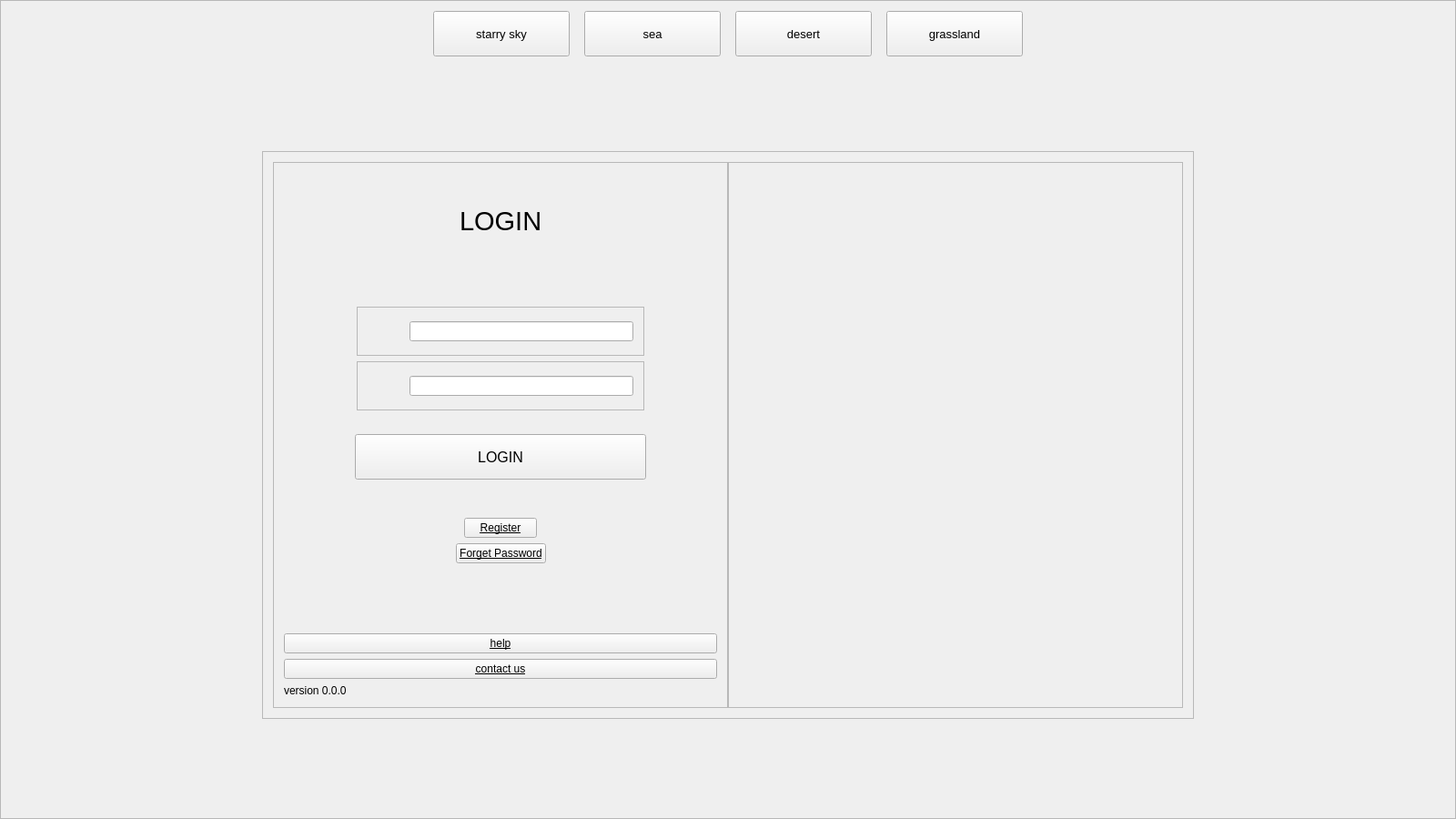
<?xml version="1.0" encoding="UTF-8"?>
<ui version="4.0">
 <class>Widget</class>
 <widget class="QWidget" name="Widget">
  <property name="geometry">
   <rect>
    <x>0</x>
    <y>0</y>
    <width>1600</width>
    <height>900</height>
   </rect>
  </property>
  <property name="minimumSize">
   <size>
    <width>800</width>
    <height>450</height>
   </size>
  </property>
  <property name="windowTitle">
   <string>Widget</string>
  </property>
  <property name="styleSheet">
   <string notr="true"/>
  </property>
  <layout class="QGridLayout" name="gridLayout_6">
   <property name="leftMargin">
    <number>0</number>
   </property>
   <property name="topMargin">
    <number>0</number>
   </property>
   <property name="rightMargin">
    <number>0</number>
   </property>
   <property name="bottomMargin">
    <number>0</number>
   </property>
   <property name="spacing">
    <number>0</number>
   </property>
   <item row="0" column="0">
    <widget class="QFrame" name="frame_background">
     <property name="styleSheet">
      <string notr="true"/>
     </property>
     <property name="frameShape">
      <enum>QFrame::StyledPanel</enum>
     </property>
     <property name="frameShadow">
      <enum>QFrame::Raised</enum>
     </property>
     <layout class="QGridLayout" name="gridLayout_3">
      <item row="0" column="0">
       <layout class="QVBoxLayout" name="verticalLayout_2">
        <item>
         <layout class="QHBoxLayout" name="horizontalLayout_13">
          <item>
           <spacer name="horizontalSpacer_10">
            <property name="orientation">
             <enum>Qt::Horizontal</enum>
            </property>
            <property name="sizeHint" stdset="0">
             <size>
              <width>13</width>
              <height>20</height>
             </size>
            </property>
           </spacer>
          </item>
          <item>
           <widget class="QPushButton" name="btn_5">
            <property name="sizePolicy">
             <sizepolicy hsizetype="Fixed" vsizetype="Fixed">
              <horstretch>0</horstretch>
              <verstretch>0</verstretch>
             </sizepolicy>
            </property>
            <property name="minimumSize">
             <size>
              <width>150</width>
              <height>50</height>
             </size>
            </property>
            <property name="maximumSize">
             <size>
              <width>150</width>
              <height>50</height>
             </size>
            </property>
            <property name="font">
             <font>
              <family>Arial</family>
              <pointsize>10</pointsize>
             </font>
            </property>
            <property name="text">
             <string>starry sky</string>
            </property>
           </widget>
          </item>
          <item>
           <spacer name="horizontalSpacer_26">
            <property name="orientation">
             <enum>Qt::Horizontal</enum>
            </property>
            <property name="sizeType">
             <enum>QSizePolicy::Fixed</enum>
            </property>
            <property name="sizeHint" stdset="0">
             <size>
              <width>10</width>
              <height>20</height>
             </size>
            </property>
           </spacer>
          </item>
          <item>
           <widget class="QPushButton" name="btn_6">
            <property name="sizePolicy">
             <sizepolicy hsizetype="Fixed" vsizetype="Fixed">
              <horstretch>0</horstretch>
              <verstretch>0</verstretch>
             </sizepolicy>
            </property>
            <property name="minimumSize">
             <size>
              <width>150</width>
              <height>50</height>
             </size>
            </property>
            <property name="maximumSize">
             <size>
              <width>150</width>
              <height>50</height>
             </size>
            </property>
            <property name="font">
             <font>
              <family>Arial</family>
              <pointsize>10</pointsize>
             </font>
            </property>
            <property name="text">
             <string>sea</string>
            </property>
           </widget>
          </item>
          <item>
           <spacer name="horizontalSpacer_27">
            <property name="orientation">
             <enum>Qt::Horizontal</enum>
            </property>
            <property name="sizeType">
             <enum>QSizePolicy::Fixed</enum>
            </property>
            <property name="sizeHint" stdset="0">
             <size>
              <width>10</width>
              <height>20</height>
             </size>
            </property>
           </spacer>
          </item>
          <item>
           <widget class="QPushButton" name="btn_7">
            <property name="sizePolicy">
             <sizepolicy hsizetype="Fixed" vsizetype="Fixed">
              <horstretch>0</horstretch>
              <verstretch>0</verstretch>
             </sizepolicy>
            </property>
            <property name="minimumSize">
             <size>
              <width>150</width>
              <height>50</height>
             </size>
            </property>
            <property name="maximumSize">
             <size>
              <width>150</width>
              <height>50</height>
             </size>
            </property>
            <property name="font">
             <font>
              <family>Arial</family>
              <pointsize>10</pointsize>
             </font>
            </property>
            <property name="text">
             <string>desert</string>
            </property>
           </widget>
          </item>
          <item>
           <spacer name="horizontalSpacer_28">
            <property name="orientation">
             <enum>Qt::Horizontal</enum>
            </property>
            <property name="sizeType">
             <enum>QSizePolicy::Fixed</enum>
            </property>
            <property name="sizeHint" stdset="0">
             <size>
              <width>10</width>
              <height>20</height>
             </size>
            </property>
           </spacer>
          </item>
          <item>
           <widget class="QPushButton" name="btn_8">
            <property name="sizePolicy">
             <sizepolicy hsizetype="Fixed" vsizetype="Fixed">
              <horstretch>0</horstretch>
              <verstretch>0</verstretch>
             </sizepolicy>
            </property>
            <property name="minimumSize">
             <size>
              <width>150</width>
              <height>50</height>
             </size>
            </property>
            <property name="maximumSize">
             <size>
              <width>150</width>
              <height>50</height>
             </size>
            </property>
            <property name="font">
             <font>
              <family>Arial</family>
              <pointsize>10</pointsize>
             </font>
            </property>
            <property name="text">
             <string>grassland</string>
            </property>
           </widget>
          </item>
          <item>
           <spacer name="horizontalSpacer_15">
            <property name="orientation">
             <enum>Qt::Horizontal</enum>
            </property>
            <property name="sizeHint" stdset="0">
             <size>
              <width>13</width>
              <height>20</height>
             </size>
            </property>
           </spacer>
          </item>
         </layout>
        </item>
        <item>
         <spacer name="verticalSpacer_9">
          <property name="orientation">
           <enum>Qt::Vertical</enum>
          </property>
          <property name="sizeHint" stdset="0">
           <size>
            <width>20</width>
            <height>13</height>
           </size>
          </property>
         </spacer>
        </item>
        <item>
         <layout class="QHBoxLayout" name="horizontalLayout_9">
          <item>
           <spacer name="horizontalSpacer_17">
            <property name="orientation">
             <enum>Qt::Horizontal</enum>
            </property>
            <property name="sizeHint" stdset="0">
             <size>
              <width>40</width>
              <height>20</height>
             </size>
            </property>
           </spacer>
          </item>
          <item>
           <widget class="QFrame" name="frame">
            <property name="frameShape">
             <enum>QFrame::StyledPanel</enum>
            </property>
            <property name="frameShadow">
             <enum>QFrame::Raised</enum>
            </property>
            <layout class="QGridLayout" name="gridLayout_2">
             <item row="0" column="0">
              <layout class="QHBoxLayout" name="horizontalLayout_8">
               <property name="spacing">
                <number>0</number>
               </property>
               <item>
                <widget class="QFrame" name="frame_login">
                 <property name="sizePolicy">
                  <sizepolicy hsizetype="Minimum" vsizetype="Minimum">
                   <horstretch>0</horstretch>
                   <verstretch>0</verstretch>
                  </sizepolicy>
                 </property>
                 <property name="minimumSize">
                  <size>
                   <width>500</width>
                   <height>600</height>
                  </size>
                 </property>
                 <property name="maximumSize">
                  <size>
                   <width>500</width>
                   <height>600</height>
                  </size>
                 </property>
                 <property name="styleSheet">
                  <string notr="true"/>
                 </property>
                 <property name="frameShape">
                  <enum>QFrame::StyledPanel</enum>
                 </property>
                 <property name="frameShadow">
                  <enum>QFrame::Raised</enum>
                 </property>
                 <layout class="QGridLayout" name="gridLayout_5">
                  <item row="0" column="0">
                   <layout class="QVBoxLayout" name="verticalLayout">
                    <item>
                     <spacer name="verticalSpacer_2">
                      <property name="orientation">
                       <enum>Qt::Vertical</enum>
                      </property>
                      <property name="sizeHint" stdset="0">
                       <size>
                        <width>20</width>
                        <height>13</height>
                       </size>
                      </property>
                     </spacer>
                    </item>
                    <item>
                     <layout class="QHBoxLayout" name="horizontalLayout">
                      <item>
                       <spacer name="horizontalSpacer">
                        <property name="orientation">
                         <enum>Qt::Horizontal</enum>
                        </property>
                        <property name="sizeHint" stdset="0">
                         <size>
                          <width>40</width>
                          <height>20</height>
                         </size>
                        </property>
                       </spacer>
                      </item>
                      <item>
                       <widget class="QLabel" name="label_login">
                        <property name="font">
                         <font>
                          <family>Arial</family>
                          <pointsize>22</pointsize>
                         </font>
                        </property>
                        <property name="styleSheet">
                         <string notr="true"/>
                        </property>
                        <property name="text">
                         <string>LOGIN</string>
                        </property>
                       </widget>
                      </item>
                      <item>
                       <spacer name="horizontalSpacer_2">
                        <property name="orientation">
                         <enum>Qt::Horizontal</enum>
                        </property>
                        <property name="sizeHint" stdset="0">
                         <size>
                          <width>40</width>
                          <height>20</height>
                         </size>
                        </property>
                       </spacer>
                      </item>
                     </layout>
                    </item>
                    <item>
                     <spacer name="verticalSpacer">
                      <property name="orientation">
                       <enum>Qt::Vertical</enum>
                      </property>
                      <property name="sizeHint" stdset="0">
                       <size>
                        <width>20</width>
                        <height>13</height>
                       </size>
                      </property>
                     </spacer>
                    </item>
                    <item>
                     <spacer name="verticalSpacer_3">
                      <property name="orientation">
                       <enum>Qt::Vertical</enum>
                      </property>
                      <property name="sizeHint" stdset="0">
                       <size>
                        <width>20</width>
                        <height>17</height>
                       </size>
                      </property>
                     </spacer>
                    </item>
                    <item>
                     <layout class="QHBoxLayout" name="horizontalLayout_4">
                      <item>
                       <spacer name="horizontalSpacer_7">
                        <property name="orientation">
                         <enum>Qt::Horizontal</enum>
                        </property>
                        <property name="sizeType">
                         <enum>QSizePolicy::Fixed</enum>
                        </property>
                        <property name="sizeHint" stdset="0">
                         <size>
                          <width>80</width>
                          <height>20</height>
                         </size>
                        </property>
                       </spacer>
                      </item>
                      <item>
                       <widget class="QFrame" name="frame_pwd_2">
                        <property name="frameShape">
                         <enum>QFrame::StyledPanel</enum>
                        </property>
                        <property name="frameShadow">
                         <enum>QFrame::Raised</enum>
                        </property>
                        <layout class="QGridLayout" name="gridLayout_4">
                         <item row="0" column="0">
                          <layout class="QHBoxLayout" name="horizontalLayout_11">
                           <item>
                            <spacer name="horizontalSpacer_8">
                             <property name="orientation">
                              <enum>Qt::Horizontal</enum>
                             </property>
                             <property name="sizeType">
                              <enum>QSizePolicy::Fixed</enum>
                             </property>
                             <property name="sizeHint" stdset="0">
                              <size>
                               <width>10</width>
                               <height>20</height>
                              </size>
                             </property>
                            </spacer>
                           </item>
                           <item>
                            <widget class="QLabel" name="label_pwd_2">
                             <property name="sizePolicy">
                              <sizepolicy hsizetype="Fixed" vsizetype="Fixed">
                               <horstretch>0</horstretch>
                               <verstretch>0</verstretch>
                              </sizepolicy>
                             </property>
                             <property name="minimumSize">
                              <size>
                               <width>30</width>
                               <height>30</height>
                              </size>
                             </property>
                             <property name="maximumSize">
                              <size>
                               <width>30</width>
                               <height>30</height>
                              </size>
                             </property>
                             <property name="text">
                              <string/>
                             </property>
                            </widget>
                           </item>
                           <item>
                            <widget class="QLineEdit" name="lineE_pwd_2"/>
                           </item>
                          </layout>
                         </item>
                        </layout>
                       </widget>
                      </item>
                      <item>
                       <spacer name="horizontalSpacer_23">
                        <property name="orientation">
                         <enum>Qt::Horizontal</enum>
                        </property>
                        <property name="sizeType">
                         <enum>QSizePolicy::Fixed</enum>
                        </property>
                        <property name="sizeHint" stdset="0">
                         <size>
                          <width>80</width>
                          <height>20</height>
                         </size>
                        </property>
                       </spacer>
                      </item>
                     </layout>
                    </item>
                    <item>
                     <layout class="QHBoxLayout" name="horizontalLayout_2">
                      <item>
                       <spacer name="horizontalSpacer_6">
                        <property name="orientation">
                         <enum>Qt::Horizontal</enum>
                        </property>
                        <property name="sizeType">
                         <enum>QSizePolicy::Fixed</enum>
                        </property>
                        <property name="sizeHint" stdset="0">
                         <size>
                          <width>80</width>
                          <height>20</height>
                         </size>
                        </property>
                       </spacer>
                      </item>
                      <item>
                       <widget class="QFrame" name="frame_pwd">
                        <property name="frameShape">
                         <enum>QFrame::StyledPanel</enum>
                        </property>
                        <property name="frameShadow">
                         <enum>QFrame::Raised</enum>
                        </property>
                        <layout class="QGridLayout" name="gridLayout">
                         <item row="0" column="0">
                          <layout class="QHBoxLayout" name="horizontalLayout_3">
                           <item>
                            <spacer name="horizontalSpacer_5">
                             <property name="orientation">
                              <enum>Qt::Horizontal</enum>
                             </property>
                             <property name="sizeType">
                              <enum>QSizePolicy::Fixed</enum>
                             </property>
                             <property name="sizeHint" stdset="0">
                              <size>
                               <width>10</width>
                               <height>20</height>
                              </size>
                             </property>
                            </spacer>
                           </item>
                           <item>
                            <widget class="QLabel" name="label_pwd">
                             <property name="sizePolicy">
                              <sizepolicy hsizetype="Fixed" vsizetype="Fixed">
                               <horstretch>0</horstretch>
                               <verstretch>0</verstretch>
                              </sizepolicy>
                             </property>
                             <property name="minimumSize">
                              <size>
                               <width>30</width>
                               <height>30</height>
                              </size>
                             </property>
                             <property name="maximumSize">
                              <size>
                               <width>30</width>
                               <height>30</height>
                              </size>
                             </property>
                             <property name="text">
                              <string/>
                             </property>
                            </widget>
                           </item>
                           <item>
                            <widget class="QLineEdit" name="lineE_pwd"/>
                           </item>
                          </layout>
                         </item>
                        </layout>
                       </widget>
                      </item>
                      <item>
                       <spacer name="horizontalSpacer_19">
                        <property name="orientation">
                         <enum>Qt::Horizontal</enum>
                        </property>
                        <property name="sizeType">
                         <enum>QSizePolicy::Fixed</enum>
                        </property>
                        <property name="sizeHint" stdset="0">
                         <size>
                          <width>80</width>
                          <height>20</height>
                         </size>
                        </property>
                       </spacer>
                      </item>
                     </layout>
                    </item>
                    <item>
                     <spacer name="verticalSpacer_4">
                      <property name="orientation">
                       <enum>Qt::Vertical</enum>
                      </property>
                      <property name="sizeType">
                       <enum>QSizePolicy::Fixed</enum>
                      </property>
                      <property name="sizeHint" stdset="0">
                       <size>
                        <width>20</width>
                        <height>20</height>
                       </size>
                      </property>
                     </spacer>
                    </item>
                    <item>
                     <layout class="QHBoxLayout" name="horizontalLayout_6">
                      <item>
                       <spacer name="horizontalSpacer_13">
                        <property name="orientation">
                         <enum>Qt::Horizontal</enum>
                        </property>
                        <property name="sizeHint" stdset="0">
                         <size>
                          <width>40</width>
                          <height>20</height>
                         </size>
                        </property>
                       </spacer>
                      </item>
                      <item>
                       <widget class="QPushButton" name="btn_login">
                        <property name="sizePolicy">
                         <sizepolicy hsizetype="Fixed" vsizetype="Fixed">
                          <horstretch>0</horstretch>
                          <verstretch>0</verstretch>
                         </sizepolicy>
                        </property>
                        <property name="minimumSize">
                         <size>
                          <width>320</width>
                          <height>50</height>
                         </size>
                        </property>
                        <property name="maximumSize">
                         <size>
                          <width>320</width>
                          <height>50</height>
                         </size>
                        </property>
                        <property name="font">
                         <font>
                          <family>Arial</family>
                          <pointsize>12</pointsize>
                         </font>
                        </property>
                        <property name="styleSheet">
                         <string notr="true"/>
                        </property>
                        <property name="text">
                         <string>LOGIN</string>
                        </property>
                       </widget>
                      </item>
                      <item>
                       <spacer name="horizontalSpacer_14">
                        <property name="orientation">
                         <enum>Qt::Horizontal</enum>
                        </property>
                        <property name="sizeHint" stdset="0">
                         <size>
                          <width>40</width>
                          <height>20</height>
                         </size>
                        </property>
                       </spacer>
                      </item>
                     </layout>
                    </item>
                    <item>
                     <spacer name="verticalSpacer_5">
                      <property name="orientation">
                       <enum>Qt::Vertical</enum>
                      </property>
                      <property name="sizeHint" stdset="0">
                       <size>
                        <width>20</width>
                        <height>13</height>
                       </size>
                      </property>
                     </spacer>
                    </item>
                    <item>
                     <layout class="QHBoxLayout" name="horizontalLayout_5">
                      <item>
                       <spacer name="horizontalSpacer_11">
                        <property name="orientation">
                         <enum>Qt::Horizontal</enum>
                        </property>
                        <property name="sizeHint" stdset="0">
                         <size>
                          <width>28</width>
                          <height>20</height>
                         </size>
                        </property>
                       </spacer>
                      </item>
                      <item>
                       <widget class="QPushButton" name="btn_register">
                        <property name="font">
                         <font>
                          <family>Arial</family>
                          <underline>true</underline>
                         </font>
                        </property>
                        <property name="text">
                         <string>Register</string>
                        </property>
                       </widget>
                      </item>
                      <item>
                       <spacer name="horizontalSpacer_12">
                        <property name="orientation">
                         <enum>Qt::Horizontal</enum>
                        </property>
                        <property name="sizeType">
                         <enum>QSizePolicy::Expanding</enum>
                        </property>
                        <property name="sizeHint" stdset="0">
                         <size>
                          <width>80</width>
                          <height>20</height>
                         </size>
                        </property>
                       </spacer>
                      </item>
                     </layout>
                    </item>
                    <item>
                     <layout class="QHBoxLayout" name="horizontalLayout_10">
                      <item>
                       <spacer name="horizontalSpacer_21">
                        <property name="orientation">
                         <enum>Qt::Horizontal</enum>
                        </property>
                        <property name="sizeHint" stdset="0">
                         <size>
                          <width>28</width>
                          <height>20</height>
                         </size>
                        </property>
                       </spacer>
                      </item>
                      <item>
                       <widget class="QPushButton" name="btn_forget">
                        <property name="font">
                         <font>
                          <family>Arial</family>
                          <underline>true</underline>
                         </font>
                        </property>
                        <property name="text">
                         <string>Forget Password</string>
                        </property>
                       </widget>
                      </item>
                      <item>
                       <spacer name="horizontalSpacer_22">
                        <property name="orientation">
                         <enum>Qt::Horizontal</enum>
                        </property>
                        <property name="sizeType">
                         <enum>QSizePolicy::Expanding</enum>
                        </property>
                        <property name="sizeHint" stdset="0">
                         <size>
                          <width>80</width>
                          <height>20</height>
                         </size>
                        </property>
                       </spacer>
                      </item>
                     </layout>
                    </item>
                    <item>
                     <spacer name="verticalSpacer_6">
                      <property name="orientation">
                       <enum>Qt::Vertical</enum>
                      </property>
                      <property name="sizeHint" stdset="0">
                       <size>
                        <width>20</width>
                        <height>13</height>
                       </size>
                      </property>
                     </spacer>
                    </item>
                    <item>
                     <spacer name="verticalSpacer_8">
                      <property name="orientation">
                       <enum>Qt::Vertical</enum>
                      </property>
                      <property name="sizeHint" stdset="0">
                       <size>
                        <width>20</width>
                        <height>13</height>
                       </size>
                      </property>
                     </spacer>
                    </item>
                    <item>
                     <widget class="QPushButton" name="btn_help">
                      <property name="font">
                       <font>
                        <family>Arial</family>
                        <underline>true</underline>
                       </font>
                      </property>
                      <property name="styleSheet">
                       <string notr="true"/>
                      </property>
                      <property name="text">
                       <string>help</string>
                      </property>
                     </widget>
                    </item>
                    <item>
                     <widget class="QPushButton" name="btn_contact">
                      <property name="font">
                       <font>
                        <family>Arial</family>
                        <underline>true</underline>
                       </font>
                      </property>
                      <property name="text">
                       <string>contact us</string>
                      </property>
                     </widget>
                    </item>
                    <item>
                     <widget class="QLabel" name="label">
                      <property name="text">
                       <string>version 0.0.0</string>
                      </property>
                     </widget>
                    </item>
                   </layout>
                  </item>
                 </layout>
                </widget>
               </item>
               <item>
                <widget class="QFrame" name="frame_pic">
                 <property name="sizePolicy">
                  <sizepolicy hsizetype="Minimum" vsizetype="Minimum">
                   <horstretch>0</horstretch>
                   <verstretch>0</verstretch>
                  </sizepolicy>
                 </property>
                 <property name="minimumSize">
                  <size>
                   <width>500</width>
                   <height>600</height>
                  </size>
                 </property>
                 <property name="styleSheet">
                  <string notr="true"/>
                 </property>
                 <property name="frameShape">
                  <enum>QFrame::StyledPanel</enum>
                 </property>
                 <property name="frameShadow">
                  <enum>QFrame::Raised</enum>
                 </property>
                </widget>
               </item>
              </layout>
             </item>
            </layout>
           </widget>
          </item>
          <item>
           <spacer name="horizontalSpacer_18">
            <property name="orientation">
             <enum>Qt::Horizontal</enum>
            </property>
            <property name="sizeHint" stdset="0">
             <size>
              <width>40</width>
              <height>20</height>
             </size>
            </property>
           </spacer>
          </item>
         </layout>
        </item>
        <item>
         <spacer name="verticalSpacer_10">
          <property name="orientation">
           <enum>Qt::Vertical</enum>
          </property>
          <property name="sizeHint" stdset="0">
           <size>
            <width>20</width>
            <height>13</height>
           </size>
          </property>
         </spacer>
        </item>
       </layout>
      </item>
     </layout>
    </widget>
   </item>
  </layout>
 </widget>
 <layoutdefault spacing="6" margin="11"/>
 <resources/>
 <connections/>
</ui>
